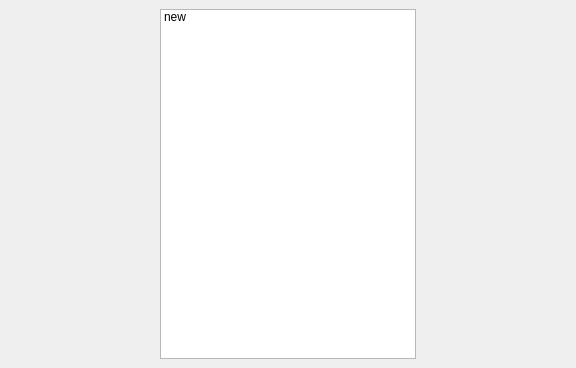
<?xml version="1.0" encoding="UTF-8"?>
<ui version="4.0">
 <class>initializemap</class>
 <widget class="QMainWindow" name="initializemap">
  <property name="geometry">
   <rect>
    <x>0</x>
    <y>0</y>
    <width>576</width>
    <height>368</height>
   </rect>
  </property>
  <property name="windowTitle">
   <string>MainWindow</string>
  </property>
  <widget class="QWidget" name="centralwidget">
   <layout class="QHBoxLayout" name="horizontalLayout">
    <item>
     <widget class="QListWidget" name="listWidget">
      <property name="sizePolicy">
       <sizepolicy hsizetype="Fixed" vsizetype="Expanding">
        <horstretch>0</horstretch>
        <verstretch>0</verstretch>
       </sizepolicy>
      </property>
      <item>
       <property name="text">
        <string>new</string>
       </property>
      </item>
     </widget>
    </item>
   </layout>
  </widget>
 </widget>
 <resources/>
 <connections/>
</ui>
